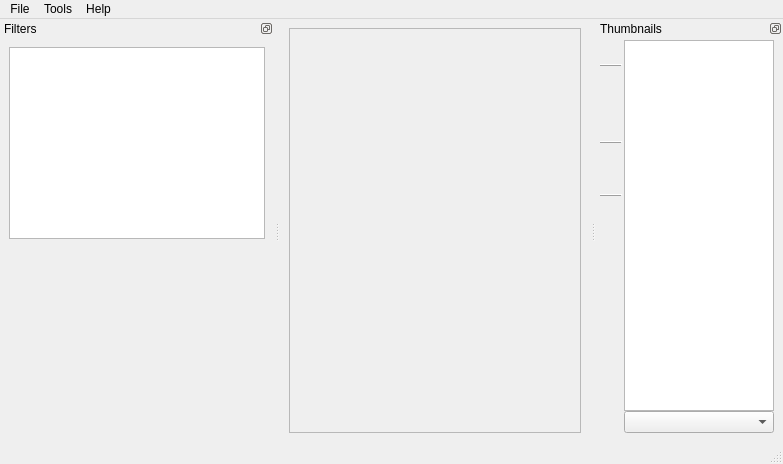
<?xml version="1.0" encoding="UTF-8"?>
<ui version="4.0">
 <class>MainWindow</class>
 <widget class="QMainWindow" name="MainWindow">
  <property name="geometry">
   <rect>
    <x>0</x>
    <y>0</y>
    <width>783</width>
    <height>464</height>
   </rect>
  </property>
  <property name="sizePolicy">
   <sizepolicy hsizetype="Preferred" vsizetype="Preferred">
    <horstretch>0</horstretch>
    <verstretch>0</verstretch>
   </sizepolicy>
  </property>
  <property name="windowTitle">
   <string>MainWindow</string>
  </property>
  <property name="styleSheet">
   <string notr="true"/>
  </property>
  <widget class="QWidget" name="centralwidget">
   <property name="sizePolicy">
    <sizepolicy hsizetype="Preferred" vsizetype="Preferred">
     <horstretch>0</horstretch>
     <verstretch>0</verstretch>
    </sizepolicy>
   </property>
   <property name="cursor">
    <cursorShape>ArrowCursor</cursorShape>
   </property>
   <layout class="QHBoxLayout" name="horizontalLayout">
    <item>
     <widget class="QFrame" name="imageViewFrame">
      <property name="sizePolicy">
       <sizepolicy hsizetype="Expanding" vsizetype="Expanding">
        <horstretch>1</horstretch>
        <verstretch>1</verstretch>
       </sizepolicy>
      </property>
      <property name="frameShape">
       <enum>QFrame::StyledPanel</enum>
      </property>
      <property name="frameShadow">
       <enum>QFrame::Sunken</enum>
      </property>
     </widget>
    </item>
   </layout>
  </widget>
  <widget class="QMenuBar" name="menubar">
   <property name="geometry">
    <rect>
     <x>0</x>
     <y>0</y>
     <width>783</width>
     <height>21</height>
    </rect>
   </property>
   <widget class="QMenu" name="menuDebug">
    <property name="title">
     <string>Tools</string>
    </property>
    <widget class="QMenu" name="menuUnits">
     <property name="title">
      <string>Units</string>
     </property>
     <addaction name="actionPixels"/>
     <addaction name="actionMilimeters"/>
     <addaction name="actionCentimetres"/>
     <addaction name="actionInches"/>
    </widget>
    <addaction name="actionFixDpi"/>
    <addaction name="actionRelinking"/>
    <addaction name="actionReverseTwoPageOrder"/>
    <addaction name="separator"/>
    <addaction name="actionDebug"/>
    <addaction name="separator"/>
    <addaction name="actionSettings"/>
    <addaction name="actionDefaults"/>
    <addaction name="separator"/>
    <addaction name="menuUnits"/>
   </widget>
   <widget class="QMenu" name="menuFile">
    <property name="title">
     <string>File</string>
    </property>
    <addaction name="actionNewProject"/>
    <addaction name="actionOpenProject"/>
    <addaction name="separator"/>
    <addaction name="actionSaveProject"/>
    <addaction name="actionSaveProjectAs"/>
    <addaction name="separator"/>
    <addaction name="actionCloseProject"/>
    <addaction name="separator"/>
    <addaction name="actionQuit"/>
   </widget>
   <widget class="QMenu" name="menuHelp">
    <property name="title">
     <string>Help</string>
    </property>
    <addaction name="actionAbout"/>
   </widget>
   <addaction name="menuFile"/>
   <addaction name="menuDebug"/>
   <addaction name="menuHelp"/>
  </widget>
  <widget class="QStatusBar" name="statusBar"/>
  <widget class="QDockWidget" name="thumbnailsDockWidget">
   <property name="features">
    <set>QDockWidget::DockWidgetFloatable|QDockWidget::DockWidgetMovable</set>
   </property>
   <property name="allowedAreas">
    <set>Qt::LeftDockWidgetArea|Qt::RightDockWidgetArea</set>
   </property>
   <property name="windowTitle">
    <string>Thumbnails</string>
   </property>
   <attribute name="dockWidgetArea">
    <number>2</number>
   </attribute>
   <widget class="QWidget" name="dockWidgetContents_2">
    <layout class="QHBoxLayout" name="horizontalLayout_4">
     <property name="spacing">
      <number>2</number>
     </property>
     <property name="leftMargin">
      <number>4</number>
     </property>
     <property name="topMargin">
      <number>2</number>
     </property>
     <property name="bottomMargin">
      <number>9</number>
     </property>
     <item>
      <layout class="QVBoxLayout" name="verticalLayout_2">
       <property name="spacing">
        <number>2</number>
       </property>
       <item>
        <widget class="QToolButton" name="focusButton">
         <property name="sizePolicy">
          <sizepolicy hsizetype="Fixed" vsizetype="Preferred">
           <horstretch>0</horstretch>
           <verstretch>0</verstretch>
          </sizepolicy>
         </property>
         <property name="minimumSize">
          <size>
           <width>22</width>
           <height>22</height>
          </size>
         </property>
         <property name="maximumSize">
          <size>
           <width>22</width>
           <height>22</height>
          </size>
         </property>
         <property name="toolTip">
          <string>Keep current page in view.</string>
         </property>
         <property name="statusTip">
          <string/>
         </property>
         <property name="styleSheet">
          <string notr="true">QToolButton:!hover {
  padding: 0;
  border: none;
  background-color: transparent;
}

QToolButton:hover {
  padding: 0;
  border: 1px solid palette(highlight);
  background-color: palette(base);
}

QToolButton:pressed {
  padding: 0;
  border: 1px solid palette(highlight);
  background-color: palette(alternative-base);
}</string>
         </property>
         <property name="text">
          <string/>
         </property>
         <property name="icon">
          <iconset resource="../resources/resources.qrc">
           <normaloff>:/icons/eye.svg</normaloff>:/icons/eye.svg</iconset>
         </property>
         <property name="iconSize">
          <size>
           <width>16</width>
           <height>16</height>
          </size>
         </property>
         <property name="checkable">
          <bool>true</bool>
         </property>
         <property name="checked">
          <bool>true</bool>
         </property>
        </widget>
       </item>
       <item>
        <widget class="Line" name="line">
         <property name="frameShadow">
          <enum>QFrame::Raised</enum>
         </property>
         <property name="orientation">
          <enum>Qt::Horizontal</enum>
         </property>
        </widget>
       </item>
       <item>
        <widget class="QToolButton" name="prevPageBtn">
         <property name="sizePolicy">
          <sizepolicy hsizetype="Fixed" vsizetype="Preferred">
           <horstretch>0</horstretch>
           <verstretch>0</verstretch>
          </sizepolicy>
         </property>
         <property name="minimumSize">
          <size>
           <width>22</width>
           <height>22</height>
          </size>
         </property>
         <property name="maximumSize">
          <size>
           <width>22</width>
           <height>22</height>
          </size>
         </property>
         <property name="toolTip">
          <string>Previous page.</string>
         </property>
         <property name="styleSheet">
          <string notr="true">QToolButton:!hover {
  padding: 0;
  border: none;
  background-color: transparent;
}

QToolButton:hover {
  padding: 0;
  border: 1px solid palette(highlight);
  background-color: palette(base);
}

QToolButton:pressed {
  padding: 0;
  border: 1px solid palette(highlight);
  background-color: palette(alternative-base);
}</string>
         </property>
         <property name="text">
          <string notr="true"/>
         </property>
         <property name="icon">
          <iconset resource="../resources/resources.qrc">
           <normaloff>:/icons/triangle-up-arrow.svg</normaloff>:/icons/triangle-up-arrow.svg</iconset>
         </property>
         <property name="iconSize">
          <size>
           <width>16</width>
           <height>16</height>
          </size>
         </property>
        </widget>
       </item>
       <item>
        <widget class="QToolButton" name="nextPageBtn">
         <property name="sizePolicy">
          <sizepolicy hsizetype="Fixed" vsizetype="Preferred">
           <horstretch>0</horstretch>
           <verstretch>0</verstretch>
          </sizepolicy>
         </property>
         <property name="minimumSize">
          <size>
           <width>22</width>
           <height>22</height>
          </size>
         </property>
         <property name="maximumSize">
          <size>
           <width>22</width>
           <height>22</height>
          </size>
         </property>
         <property name="toolTip">
          <string>Next page.</string>
         </property>
         <property name="styleSheet">
          <string notr="true">QToolButton:!hover {
  padding: 0;
  border: none;
  background-color: transparent;
}

QToolButton:hover {
  padding: 0;
  border: 1px solid palette(highlight);
  background-color: palette(base);
}

QToolButton:pressed {
  padding: 0;
  border: 1px solid palette(highlight);
  background-color: palette(alternative-base);
}</string>
         </property>
         <property name="text">
          <string notr="true"/>
         </property>
         <property name="icon">
          <iconset resource="../resources/resources.qrc">
           <normaloff>:/icons/triangle-down-arrow.svg</normaloff>:/icons/triangle-down-arrow.svg</iconset>
         </property>
         <property name="iconSize">
          <size>
           <width>16</width>
           <height>16</height>
          </size>
         </property>
        </widget>
       </item>
       <item>
        <widget class="QToolButton" name="filterSelectedBtn">
         <property name="sizePolicy">
          <sizepolicy hsizetype="Fixed" vsizetype="Preferred">
           <horstretch>0</horstretch>
           <verstretch>0</verstretch>
          </sizepolicy>
         </property>
         <property name="minimumSize">
          <size>
           <width>22</width>
           <height>22</height>
          </size>
         </property>
         <property name="maximumSize">
          <size>
           <width>22</width>
           <height>22</height>
          </size>
         </property>
         <property name="toolTip">
          <string>Navigate through selected pages only.</string>
         </property>
         <property name="styleSheet">
          <string notr="true">QToolButton:!hover {
  padding: 0;
  border: none;
  background-color: transparent;
}

QToolButton:hover {
  padding: 0;
  border: 1px solid palette(highlight);
  background-color: palette(base);
}

QToolButton:pressed {
  padding: 0;
  border: 1px solid palette(highlight);
  background-color: palette(alternative-base);
}</string>
         </property>
         <property name="text">
          <string notr="true"/>
         </property>
         <property name="icon">
          <iconset resource="../resources/resources.qrc">
           <normaloff>:/icons/check-mark.svg</normaloff>:/icons/check-mark.svg</iconset>
         </property>
         <property name="iconSize">
          <size>
           <width>16</width>
           <height>16</height>
          </size>
         </property>
         <property name="checkable">
          <bool>true</bool>
         </property>
        </widget>
       </item>
       <item>
        <widget class="Line" name="line_2">
         <property name="frameShadow">
          <enum>QFrame::Raised</enum>
         </property>
         <property name="orientation">
          <enum>Qt::Horizontal</enum>
         </property>
        </widget>
       </item>
       <item>
        <widget class="QToolButton" name="magnifyThumbnailsBtn">
         <property name="sizePolicy">
          <sizepolicy hsizetype="Fixed" vsizetype="Preferred">
           <horstretch>0</horstretch>
           <verstretch>0</verstretch>
          </sizepolicy>
         </property>
         <property name="minimumSize">
          <size>
           <width>22</width>
           <height>22</height>
          </size>
         </property>
         <property name="maximumSize">
          <size>
           <width>22</width>
           <height>22</height>
          </size>
         </property>
         <property name="toolTip">
          <string>Magnify thumbnails.  (Ctrl++)</string>
         </property>
         <property name="styleSheet">
          <string notr="true">QToolButton:!hover {
  padding: 0;
  border: none;
  background-color: transparent;
}

QToolButton:hover {
  padding: 0;
  border: 1px solid palette(highlight);
  background-color: palette(base);
}

QToolButton:pressed {
  padding: 0;
  border: 1px solid palette(highlight);
  background-color: palette(alternative-base);
}</string>
         </property>
         <property name="text">
          <string notr="true"/>
         </property>
         <property name="icon">
          <iconset resource="../resources/resources.qrc">
           <normaloff>:/icons/magnifying-glass.svg</normaloff>:/icons/magnifying-glass.svg</iconset>
         </property>
         <property name="iconSize">
          <size>
           <width>16</width>
           <height>16</height>
          </size>
         </property>
        </widget>
       </item>
       <item>
        <widget class="QToolButton" name="diminishThumbnailsBtn">
         <property name="sizePolicy">
          <sizepolicy hsizetype="Fixed" vsizetype="Preferred">
           <horstretch>0</horstretch>
           <verstretch>0</verstretch>
          </sizepolicy>
         </property>
         <property name="minimumSize">
          <size>
           <width>22</width>
           <height>22</height>
          </size>
         </property>
         <property name="maximumSize">
          <size>
           <width>22</width>
           <height>22</height>
          </size>
         </property>
         <property name="toolTip">
          <string>Diminish thumbnails.  (Ctrl+-)</string>
         </property>
         <property name="styleSheet">
          <string notr="true">QToolButton:!hover {
  padding: 0;
  border: none;
  background-color: transparent;
}

QToolButton:hover {
  padding: 0;
  border: 1px solid palette(highlight);
  background-color: palette(base);
}

QToolButton:pressed {
  padding: 0;
  border: 1px solid palette(highlight);
  background-color: palette(alternative-base);
}</string>
         </property>
         <property name="text">
          <string notr="true"/>
         </property>
         <property name="icon">
          <iconset resource="../resources/resources.qrc">
           <normaloff>:/icons/diminishing-glass.svg</normaloff>:/icons/diminishing-glass.svg</iconset>
         </property>
         <property name="iconSize">
          <size>
           <width>16</width>
           <height>16</height>
          </size>
         </property>
        </widget>
       </item>
       <item>
        <widget class="Line" name="line_3">
         <property name="frameShadow">
          <enum>QFrame::Raised</enum>
         </property>
         <property name="orientation">
          <enum>Qt::Horizontal</enum>
         </property>
        </widget>
       </item>
       <item>
        <widget class="QToolButton" name="gotoPageBtn">
         <property name="sizePolicy">
          <sizepolicy hsizetype="Fixed" vsizetype="Preferred">
           <horstretch>0</horstretch>
           <verstretch>0</verstretch>
          </sizepolicy>
         </property>
         <property name="minimumSize">
          <size>
           <width>22</width>
           <height>22</height>
          </size>
         </property>
         <property name="maximumSize">
          <size>
           <width>22</width>
           <height>22</height>
          </size>
         </property>
         <property name="toolTip">
          <string>Go To Page...  (Ctrl+G)</string>
         </property>
         <property name="styleSheet">
          <string notr="true">QToolButton:!hover {
  padding: 0;
  border: none;
  background-color: transparent;
}

QToolButton:hover {
  padding: 0;
  border: 1px solid palette(highlight);
  background-color: palette(base);
}

QToolButton:pressed {
  padding: 0;
  border: 1px solid palette(highlight);
  background-color: palette(alternative-base);
}</string>
         </property>
         <property name="text">
          <string notr="true"/>
         </property>
         <property name="icon">
          <iconset resource="../resources/resources.qrc">
           <normaloff>:/icons/right-pointing.svg</normaloff>:/icons/right-pointing.svg</iconset>
         </property>
         <property name="iconSize">
          <size>
           <width>16</width>
           <height>16</height>
          </size>
         </property>
        </widget>
       </item>
       <item>
        <widget class="QToolButton" name="selectionModeBtn">
         <property name="sizePolicy">
          <sizepolicy hsizetype="Fixed" vsizetype="Preferred">
           <horstretch>0</horstretch>
           <verstretch>0</verstretch>
          </sizepolicy>
         </property>
         <property name="minimumSize">
          <size>
           <width>22</width>
           <height>22</height>
          </size>
         </property>
         <property name="maximumSize">
          <size>
           <width>22</width>
           <height>22</height>
          </size>
         </property>
         <property name="toolTip">
          <string>Enable multi page selection mode.</string>
         </property>
         <property name="styleSheet">
          <string notr="true">QToolButton:!hover {
  padding: 0;
  border: none;
  background-color: transparent;
}

QToolButton:hover {
  padding: 0;
  border: 1px solid palette(highlight);
  background-color: palette(base);
}

QToolButton:pressed {
  padding: 0;
  border: 1px solid palette(highlight);
  background-color: palette(alternative-base);
}

QToolButton:checked:hover {
  padding: 0;
  border: 1px solid palette(window-text);
  background-color: palette(base);
}

QToolButton:checked {
  padding: 0;
  border: 1px solid palette(window-text);
  background-color: palette(alternative-base);
}</string>
         </property>
         <property name="text">
          <string notr="true"/>
         </property>
         <property name="icon">
          <iconset resource="../resources/resources.qrc">
           <normaloff>:/icons/checkbox-styled.svg</normaloff>:/icons/checkbox-styled.svg</iconset>
         </property>
         <property name="iconSize">
          <size>
           <width>16</width>
           <height>16</height>
          </size>
         </property>
         <property name="checkable">
          <bool>true</bool>
         </property>
        </widget>
       </item>
       <item>
        <widget class="QToolButton" name="thumbColumnViewBtn">
         <property name="sizePolicy">
          <sizepolicy hsizetype="Fixed" vsizetype="Preferred">
           <horstretch>0</horstretch>
           <verstretch>0</verstretch>
          </sizepolicy>
         </property>
         <property name="minimumSize">
          <size>
           <width>22</width>
           <height>22</height>
          </size>
         </property>
         <property name="maximumSize">
          <size>
           <width>22</width>
           <height>22</height>
          </size>
         </property>
         <property name="toolTip">
          <string>Single/multi column display.</string>
         </property>
         <property name="styleSheet">
          <string notr="true">QToolButton:!hover {
  padding: 0;
  border: none;
  background-color: transparent;
}

QToolButton:hover {
  padding: 0;
  border: 1px solid palette(highlight);
  background-color: palette(base);
}

QToolButton:pressed {
  padding: 0;
  border: 1px solid palette(highlight);
  background-color: palette(alternative-base);
}</string>
         </property>
         <property name="text">
          <string notr="true"/>
         </property>
         <property name="icon">
          <iconset resource="../resources/resources.qrc">
           <normaloff>:/icons/single-column-view.svg</normaloff>:/icons/single-column-view.svg</iconset>
         </property>
         <property name="iconSize">
          <size>
           <width>16</width>
           <height>16</height>
          </size>
         </property>
         <property name="checkable">
          <bool>true</bool>
         </property>
        </widget>
       </item>
       <item>
        <widget class="QToolButton" name="sortingOrderBtn">
         <property name="sizePolicy">
          <sizepolicy hsizetype="Fixed" vsizetype="Preferred">
           <horstretch>0</horstretch>
           <verstretch>0</verstretch>
          </sizepolicy>
         </property>
         <property name="minimumSize">
          <size>
           <width>22</width>
           <height>22</height>
          </size>
         </property>
         <property name="maximumSize">
          <size>
           <width>22</width>
           <height>22</height>
          </size>
         </property>
         <property name="toolTip">
          <string>Sorting order.</string>
         </property>
         <property name="styleSheet">
          <string notr="true">QToolButton:!hover {
  padding: 0;
  border: none;
  background-color: transparent;
}

QToolButton:hover {
  padding: 0;
  border: 1px solid palette(highlight);
  background-color: palette(base);
}

QToolButton:pressed {
  padding: 0;
  border: 1px solid palette(highlight);
  background-color: palette(alternative-base);
}</string>
         </property>
         <property name="text">
          <string notr="true"/>
         </property>
         <property name="icon">
          <iconset resource="../resources/resources.qrc">
           <normaloff>:/icons/ascending_sorting_order.svg</normaloff>:/icons/ascending_sorting_order.svg</iconset>
         </property>
         <property name="iconSize">
          <size>
           <width>16</width>
           <height>16</height>
          </size>
         </property>
         <property name="checkable">
          <bool>true</bool>
         </property>
        </widget>
       </item>
       <item>
        <widget class="QToolButton" name="deviationHighlightingBtn">
         <property name="sizePolicy">
          <sizepolicy hsizetype="Fixed" vsizetype="Preferred">
           <horstretch>0</horstretch>
           <verstretch>0</verstretch>
          </sizepolicy>
         </property>
         <property name="minimumSize">
          <size>
           <width>22</width>
           <height>22</height>
          </size>
         </property>
         <property name="maximumSize">
          <size>
           <width>22</width>
           <height>22</height>
          </size>
         </property>
         <property name="toolTip">
          <string>Highlight deviation.</string>
         </property>
         <property name="styleSheet">
          <string notr="true">QToolButton:!hover {
  padding: 0;
  border: none;
  background-color: transparent;
}

QToolButton:hover {
  padding: 0;
  border: 1px solid palette(highlight);
  background-color: palette(base);
}

QToolButton:pressed {
  padding: 0;
  border: 1px solid palette(highlight);
  background-color: palette(alternative-base);
}</string>
         </property>
         <property name="text">
          <string notr="true"/>
         </property>
         <property name="icon">
          <iconset resource="../resources/resources.qrc">
           <normaloff>:/icons/six-spoked-asterisk.svg</normaloff>:/icons/six-spoked-asterisk.svg</iconset>
         </property>
         <property name="iconSize">
          <size>
           <width>16</width>
           <height>16</height>
          </size>
         </property>
         <property name="checkable">
          <bool>true</bool>
         </property>
        </widget>
       </item>
       <item>
        <spacer name="verticalSpacer">
         <property name="orientation">
          <enum>Qt::Vertical</enum>
         </property>
         <property name="sizeHint" stdset="0">
          <size>
           <width>1</width>
           <height>40</height>
          </size>
         </property>
        </spacer>
       </item>
      </layout>
     </item>
     <item>
      <layout class="QVBoxLayout" name="verticalLayout">
       <property name="spacing">
        <number>0</number>
       </property>
       <item>
        <widget class="QGraphicsView" name="thumbView">
         <property name="sizePolicy">
          <sizepolicy hsizetype="Ignored" vsizetype="Expanding">
           <horstretch>1</horstretch>
           <verstretch>1</verstretch>
          </sizepolicy>
         </property>
         <property name="minimumSize">
          <size>
           <width>150</width>
           <height>0</height>
          </size>
         </property>
         <property name="maximumSize">
          <size>
           <width>16777215</width>
           <height>16777215</height>
          </size>
         </property>
         <property name="statusTip">
          <string>Use Home, End, PgUp/Q, PgDown/W to navigate between pages or Shift+PgUp/Q and Shift+PgDown/W to navigate between selected ones. Alt+Wheel - scale thumbnails.</string>
         </property>
         <property name="alignment">
          <set>Qt::AlignHCenter|Qt::AlignTop</set>
         </property>
        </widget>
       </item>
       <item>
        <widget class="QComboBox" name="sortOptions">
         <property name="sizeAdjustPolicy">
          <enum>QComboBox::AdjustToMinimumContentsLength</enum>
         </property>
        </widget>
       </item>
      </layout>
     </item>
    </layout>
   </widget>
  </widget>
  <widget class="QDockWidget" name="filterDockWidget">
   <property name="sizePolicy">
    <sizepolicy hsizetype="Preferred" vsizetype="Preferred">
     <horstretch>0</horstretch>
     <verstretch>0</verstretch>
    </sizepolicy>
   </property>
   <property name="minimumSize">
    <size>
     <width>274</width>
     <height>204</height>
    </size>
   </property>
   <property name="features">
    <set>QDockWidget::DockWidgetFloatable|QDockWidget::DockWidgetMovable</set>
   </property>
   <property name="allowedAreas">
    <set>Qt::LeftDockWidgetArea|Qt::RightDockWidgetArea</set>
   </property>
   <property name="windowTitle">
    <string>Filters</string>
   </property>
   <attribute name="dockWidgetArea">
    <number>1</number>
   </attribute>
   <widget class="QWidget" name="dockWidgetContents_5">
    <property name="sizePolicy">
     <sizepolicy hsizetype="Preferred" vsizetype="Preferred">
      <horstretch>0</horstretch>
      <verstretch>0</verstretch>
     </sizepolicy>
    </property>
    <layout class="QVBoxLayout" name="verticalLayout_3">
     <item>
      <widget class="StageListView" name="filterList">
       <property name="minimumSize">
        <size>
         <width>0</width>
         <height>0</height>
        </size>
       </property>
       <property name="maximumSize">
        <size>
         <width>16777215</width>
         <height>16777215</height>
        </size>
       </property>
       <property name="autoScroll">
        <bool>false</bool>
       </property>
       <property name="editTriggers">
        <set>QAbstractItemView::NoEditTriggers</set>
       </property>
       <property name="tabKeyNavigation">
        <bool>false</bool>
       </property>
       <property name="showDropIndicator" stdset="0">
        <bool>false</bool>
       </property>
       <property name="alternatingRowColors">
        <bool>true</bool>
       </property>
       <property name="selectionMode">
        <enum>QAbstractItemView::SingleSelection</enum>
       </property>
       <property name="selectionBehavior">
        <enum>QAbstractItemView::SelectRows</enum>
       </property>
       <property name="textElideMode">
        <enum>Qt::ElideNone</enum>
       </property>
       <property name="showGrid">
        <bool>false</bool>
       </property>
       <property name="wordWrap">
        <bool>false</bool>
       </property>
       <property name="cornerButtonEnabled">
        <bool>false</bool>
       </property>
      </widget>
     </item>
     <item>
      <widget class="QScrollArea" name="scrollArea">
       <property name="frameShape">
        <enum>QFrame::NoFrame</enum>
       </property>
       <property name="horizontalScrollBarPolicy">
        <enum>Qt::ScrollBarAlwaysOff</enum>
       </property>
       <property name="widgetResizable">
        <bool>true</bool>
       </property>
       <widget class="QWidget" name="scrollAreaWidgetContents">
        <property name="geometry">
         <rect>
          <x>0</x>
          <y>0</y>
          <width>256</width>
          <height>185</height>
         </rect>
        </property>
        <layout class="QVBoxLayout" name="verticalLayout_4">
         <property name="spacing">
          <number>0</number>
         </property>
         <property name="leftMargin">
          <number>0</number>
         </property>
         <property name="topMargin">
          <number>0</number>
         </property>
         <property name="rightMargin">
          <number>0</number>
         </property>
         <property name="bottomMargin">
          <number>0</number>
         </property>
         <item>
          <widget class="NonOwningWidget" name="filterOptions" native="true"/>
         </item>
        </layout>
       </widget>
      </widget>
     </item>
    </layout>
   </widget>
  </widget>
  <action name="actionDebug">
   <property name="checkable">
    <bool>true</bool>
   </property>
   <property name="checked">
    <bool>false</bool>
   </property>
   <property name="text">
    <string>Debug Mode</string>
   </property>
   <property name="shortcut">
    <string notr="true"/>
   </property>
   <property name="autoRepeat">
    <bool>false</bool>
   </property>
  </action>
  <action name="actionSaveProject">
   <property name="text">
    <string>Save Project</string>
   </property>
   <property name="shortcut">
    <string notr="true">Ctrl+S</string>
   </property>
   <property name="autoRepeat">
    <bool>false</bool>
   </property>
  </action>
  <action name="actionSaveProjectAs">
   <property name="text">
    <string>Save Project As ...</string>
   </property>
   <property name="shortcut">
    <string notr="true"/>
   </property>
   <property name="autoRepeat">
    <bool>false</bool>
   </property>
  </action>
  <action name="actionNextPage">
   <property name="text">
    <string>Next Page</string>
   </property>
   <property name="shortcut">
    <string notr="true">PgDown</string>
   </property>
   <property name="autoRepeat">
    <bool>false</bool>
   </property>
  </action>
  <action name="actionPrevPage">
   <property name="text">
    <string>Previous Page</string>
   </property>
   <property name="shortcut">
    <string notr="true">PgUp</string>
   </property>
   <property name="autoRepeat">
    <bool>false</bool>
   </property>
  </action>
  <action name="actionNewProject">
   <property name="text">
    <string>New Project ...</string>
   </property>
   <property name="shortcut">
    <string notr="true">Ctrl+N</string>
   </property>
   <property name="autoRepeat">
    <bool>false</bool>
   </property>
  </action>
  <action name="actionOpenProject">
   <property name="text">
    <string>Open Project ...</string>
   </property>
   <property name="shortcut">
    <string notr="true">Ctrl+O</string>
   </property>
   <property name="autoRepeat">
    <bool>false</bool>
   </property>
  </action>
  <action name="actionPrevPageQ">
   <property name="text">
    <string>Previous Page</string>
   </property>
   <property name="shortcut">
    <string notr="true">Q</string>
   </property>
   <property name="autoRepeat">
    <bool>false</bool>
   </property>
  </action>
  <action name="actionNextPageW">
   <property name="text">
    <string>Next Page</string>
   </property>
   <property name="shortcut">
    <string notr="true">W</string>
   </property>
   <property name="autoRepeat">
    <bool>false</bool>
   </property>
  </action>
  <action name="actionCloseProject">
   <property name="text">
    <string>Close Project</string>
   </property>
   <property name="shortcut">
    <string notr="true">Ctrl+W</string>
   </property>
   <property name="autoRepeat">
    <bool>false</bool>
   </property>
  </action>
  <action name="actionQuit">
   <property name="text">
    <string>Quit</string>
   </property>
   <property name="shortcut">
    <string notr="true">Ctrl+Q</string>
   </property>
   <property name="autoRepeat">
    <bool>false</bool>
   </property>
  </action>
  <action name="actionSettings">
   <property name="text">
    <string>Settings ...</string>
   </property>
   <property name="shortcut">
    <string notr="true"/>
   </property>
   <property name="autoRepeat">
    <bool>false</bool>
   </property>
  </action>
  <action name="actionFirstPage">
   <property name="text">
    <string>First Page</string>
   </property>
   <property name="shortcut">
    <string notr="true">Home</string>
   </property>
   <property name="autoRepeat">
    <bool>false</bool>
   </property>
  </action>
  <action name="actionLastPage">
   <property name="text">
    <string>Last Page</string>
   </property>
   <property name="shortcut">
    <string notr="true">End</string>
   </property>
   <property name="autoRepeat">
    <bool>false</bool>
   </property>
  </action>
  <action name="actionAbout">
   <property name="text">
    <string>About</string>
   </property>
   <property name="shortcut">
    <string notr="true"/>
   </property>
   <property name="autoRepeat">
    <bool>false</bool>
   </property>
  </action>
  <action name="actionFixDpi">
   <property name="text">
    <string>Fix DPI ...</string>
   </property>
   <property name="shortcut">
    <string notr="true"/>
   </property>
   <property name="autoRepeat">
    <bool>false</bool>
   </property>
  </action>
  <action name="actionRelinking">
   <property name="text">
    <string>Relinking ...</string>
   </property>
   <property name="shortcut">
    <string notr="true"/>
   </property>
   <property name="autoRepeat">
    <bool>false</bool>
   </property>
  </action>
  <action name="actionReverseTwoPageOrder">
   <property name="text">
    <string>Reverse two-page spread order</string>
   </property>
   <property name="toolTip">
    <string>Swap left/right page order for two-page scans (e.g. Japanese book reading order).</string>
   </property>
   <property name="shortcut">
    <string notr="true"/>
   </property>
   <property name="autoRepeat">
    <bool>false</bool>
   </property>
  </action>
  <action name="actionSwitchFilter1">
   <property name="text">
    <string>Switch filter to orientation</string>
   </property>
   <property name="shortcut">
    <string notr="true">O</string>
   </property>
   <property name="autoRepeat">
    <bool>false</bool>
   </property>
  </action>
  <action name="actionSwitchFilter2">
   <property name="text">
    <string>Switch filter to orientation</string>
   </property>
   <property name="toolTip">
    <string>Switch filter to split pages</string>
   </property>
   <property name="shortcut">
    <string notr="true">E</string>
   </property>
   <property name="autoRepeat">
    <bool>false</bool>
   </property>
  </action>
  <action name="actionSwitchFilter3">
   <property name="text">
    <string>Switch filter to orientation</string>
   </property>
   <property name="toolTip">
    <string>Switch filter to deskew</string>
   </property>
   <property name="shortcut">
    <string notr="true">N</string>
   </property>
   <property name="autoRepeat">
    <bool>false</bool>
   </property>
  </action>
  <action name="actionSwitchFilter4">
   <property name="text">
    <string>Switch filter to orientation</string>
   </property>
   <property name="toolTip">
    <string>Switch filter to select content</string>
   </property>
   <property name="shortcut">
    <string notr="true">V</string>
   </property>
   <property name="autoRepeat">
    <bool>false</bool>
   </property>
  </action>
  <action name="actionSwitchFilter5">
   <property name="text">
    <string>Switch filter to orientation</string>
   </property>
   <property name="toolTip">
    <string>Switch filter to margins</string>
   </property>
   <property name="shortcut">
    <string notr="true">K</string>
   </property>
   <property name="autoRepeat">
    <bool>false</bool>
   </property>
  </action>
  <action name="actionSwitchFilter6">
   <property name="text">
    <string>Switch filter to orientation</string>
   </property>
   <property name="toolTip">
    <string>Switch filter to output</string>
   </property>
   <property name="shortcut">
    <string notr="true">P</string>
   </property>
   <property name="autoRepeat">
    <bool>false</bool>
   </property>
  </action>
  <action name="actionPixels">
   <property name="checkable">
    <bool>true</bool>
   </property>
   <property name="text">
    <string>Pixels</string>
   </property>
   <property name="shortcut">
    <string notr="true"/>
   </property>
   <property name="autoRepeat">
    <bool>false</bool>
   </property>
  </action>
  <action name="actionMilimeters">
   <property name="checkable">
    <bool>true</bool>
   </property>
   <property name="checked">
    <bool>false</bool>
   </property>
   <property name="text">
    <string>Millimetres</string>
   </property>
   <property name="shortcut">
    <string notr="true"/>
   </property>
   <property name="autoRepeat">
    <bool>false</bool>
   </property>
  </action>
  <action name="actionInches">
   <property name="checkable">
    <bool>true</bool>
   </property>
   <property name="text">
    <string>Inches</string>
   </property>
   <property name="shortcut">
    <string notr="true"/>
   </property>
   <property name="autoRepeat">
    <bool>false</bool>
   </property>
  </action>
  <action name="actionCentimetres">
   <property name="checkable">
    <bool>true</bool>
   </property>
   <property name="text">
    <string>Centimetres</string>
   </property>
   <property name="shortcut">
    <string notr="true"/>
   </property>
   <property name="autoRepeat">
    <bool>false</bool>
   </property>
  </action>
  <action name="actionDefaults">
   <property name="text">
    <string>Default parameters ...</string>
   </property>
   <property name="shortcut">
    <string notr="true"/>
   </property>
   <property name="autoRepeat">
    <bool>false</bool>
   </property>
  </action>
  <action name="actionPrevSelectedPageQ">
   <property name="text">
    <string>Previous Selected Page</string>
   </property>
   <property name="toolTip">
    <string>Previous Selected Page</string>
   </property>
   <property name="shortcut">
    <string notr="true">Shift+Q</string>
   </property>
   <property name="autoRepeat">
    <bool>false</bool>
   </property>
  </action>
  <action name="actionNextSelectedPageW">
   <property name="text">
    <string>Next Selected Page</string>
   </property>
   <property name="toolTip">
    <string>Next Selected Page</string>
   </property>
   <property name="shortcut">
    <string notr="true">Shift+W</string>
   </property>
   <property name="autoRepeat">
    <bool>false</bool>
   </property>
  </action>
  <action name="actionNextSelectedPage">
   <property name="text">
    <string>Next Selected Page</string>
   </property>
   <property name="toolTip">
    <string>Next Selected Page</string>
   </property>
   <property name="shortcut">
    <string notr="true">Shift+PgDown</string>
   </property>
   <property name="autoRepeat">
    <bool>false</bool>
   </property>
  </action>
  <action name="actionPrevSelectedPage">
   <property name="text">
    <string>Previous Selected Page</string>
   </property>
   <property name="toolTip">
    <string>Previous Selected Page</string>
   </property>
   <property name="shortcut">
    <string notr="true">Shift+PgUp</string>
   </property>
   <property name="autoRepeat">
    <bool>false</bool>
   </property>
  </action>
  <action name="actionGotoPage">
   <property name="text">
    <string>Go To Page</string>
   </property>
   <property name="shortcut">
    <string notr="true">Ctrl+G</string>
   </property>
   <property name="autoRepeat">
    <bool>false</bool>
   </property>
  </action>
  <action name="actionMagnifyThumbnails">
   <property name="text">
    <string>Magnify thumbnails</string>
   </property>
   <property name="shortcut">
    <string notr="true">Ctrl++</string>
   </property>
  </action>
  <action name="actionDiminishThumbnails">
   <property name="text">
    <string>Diminish thumbnails</string>
   </property>
   <property name="shortcut">
    <string notr="true">Ctrl+-</string>
   </property>
  </action>
  <action name="actionReloadPage">
   <property name="text">
    <string>Reload current page</string>
   </property>
   <property name="toolTip">
    <string>Reload current page</string>
   </property>
   <property name="shortcut">
    <string notr="true">F5</string>
   </property>
   <property name="autoRepeat">
    <bool>false</bool>
   </property>
  </action>
 </widget>
 <customwidgets>
  <customwidget>
   <class>StageListView</class>
   <extends>QTableView</extends>
   <header>StageListView.h</header>
  </customwidget>
  <customwidget>
   <class>NonOwningWidget</class>
   <extends>QWidget</extends>
   <header>NonOwningWidget.h</header>
   <container>1</container>
  </customwidget>
 </customwidgets>
 <resources>
  <include location="../resources/resources.qrc"/>
 </resources>
 <connections/>
</ui>
